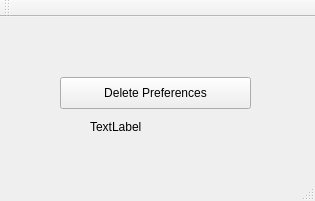
<?xml version="1.0" encoding="UTF-8"?>
<ui version="4.0">
 <class>MainWindow</class>
 <widget class="QMainWindow" name="MainWindow">
  <property name="geometry">
   <rect>
    <x>0</x>
    <y>0</y>
    <width>315</width>
    <height>201</height>
   </rect>
  </property>
  <property name="windowTitle">
   <string>MainWindow</string>
  </property>
  <widget class="QWidget" name="centralWidget">
   <widget class="QPushButton" name="deletePrefsPushButton">
    <property name="geometry">
     <rect>
      <x>60</x>
      <y>60</y>
      <width>191</width>
      <height>32</height>
     </rect>
    </property>
    <property name="text">
     <string>Delete Preferences</string>
    </property>
   </widget>
   <widget class="QLabel" name="label">
    <property name="geometry">
     <rect>
      <x>90</x>
      <y>100</y>
      <width>141</width>
      <height>20</height>
     </rect>
    </property>
    <property name="text">
     <string>TextLabel</string>
    </property>
   </widget>
  </widget>
  <widget class="QMenuBar" name="menuBar">
   <property name="geometry">
    <rect>
     <x>0</x>
     <y>0</y>
     <width>315</width>
     <height>22</height>
    </rect>
   </property>
  </widget>
  <widget class="QToolBar" name="mainToolBar">
   <attribute name="toolBarArea">
    <enum>TopToolBarArea</enum>
   </attribute>
   <attribute name="toolBarBreak">
    <bool>false</bool>
   </attribute>
  </widget>
  <widget class="QStatusBar" name="statusBar"/>
 </widget>
 <layoutdefault spacing="6" margin="11"/>
 <resources/>
 <connections/>
</ui>
